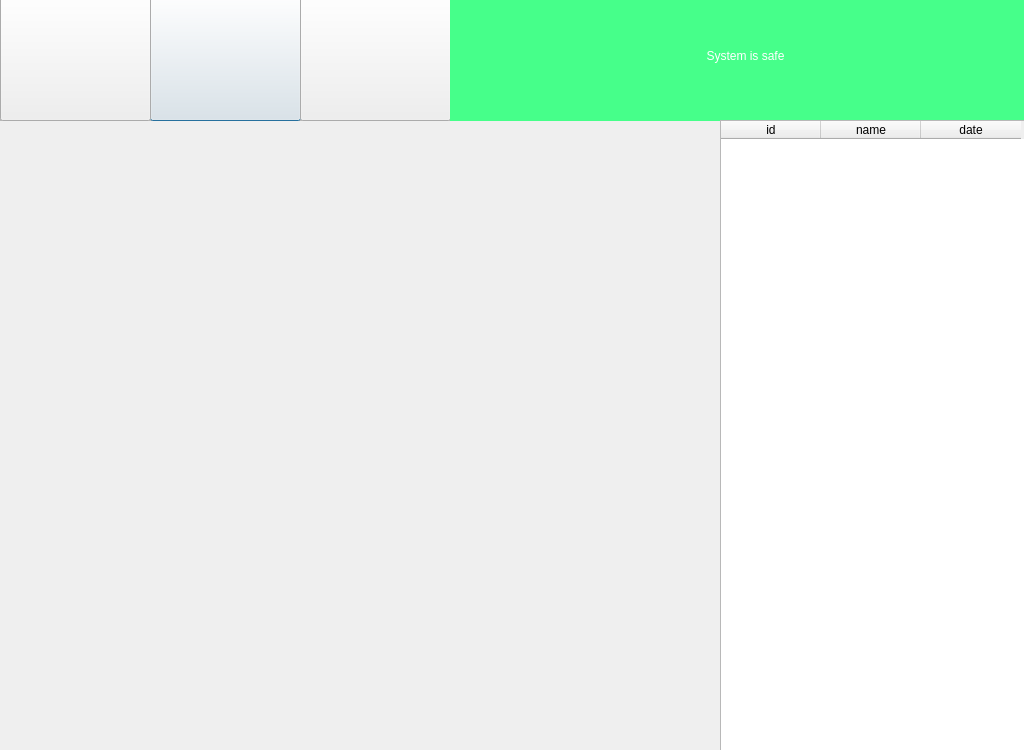
<?xml version="1.0" encoding="UTF-8"?>
<ui version="4.0">
 <class>Dialog</class>
 <widget class="QDialog" name="Dialog">
  <property name="geometry">
   <rect>
    <x>0</x>
    <y>0</y>
    <width>1024</width>
    <height>750</height>
   </rect>
  </property>
  <property name="windowTitle">
   <string>Dialog</string>
  </property>
  <widget class="QFrame" name="frame">
   <property name="geometry">
    <rect>
     <x>0</x>
     <y>-10</y>
     <width>1121</width>
     <height>131</height>
    </rect>
   </property>
   <property name="frameShape">
    <enum>QFrame::StyledPanel</enum>
   </property>
   <property name="frameShadow">
    <enum>QFrame::Raised</enum>
   </property>
   <widget class="QPushButton" name="add">
    <property name="geometry">
     <rect>
      <x>150</x>
      <y>0</y>
      <width>151</width>
      <height>131</height>
     </rect>
    </property>
    <property name="autoFillBackground">
     <bool>false</bool>
    </property>
    <property name="text">
     <string/>
    </property>
    <property name="icon">
     <iconset>
      <normaloff>assets/add-user.png</normaloff>assets/add-user.png</iconset>
    </property>
    <property name="iconSize">
     <size>
      <width>70</width>
      <height>70</height>
     </size>
    </property>
   </widget>
   <widget class="QPushButton" name="list">
    <property name="geometry">
     <rect>
      <x>300</x>
      <y>0</y>
      <width>151</width>
      <height>131</height>
     </rect>
    </property>
    <property name="autoFillBackground">
     <bool>false</bool>
    </property>
    <property name="text">
     <string/>
    </property>
    <property name="icon">
     <iconset>
      <normaloff>assets/kayit2.png</normaloff>assets/kayit2.png</iconset>
    </property>
    <property name="iconSize">
     <size>
      <width>70</width>
      <height>70</height>
     </size>
    </property>
   </widget>
   <widget class="QPushButton" name="start">
    <property name="geometry">
     <rect>
      <x>0</x>
      <y>0</y>
      <width>151</width>
      <height>131</height>
     </rect>
    </property>
    <property name="autoFillBackground">
     <bool>false</bool>
    </property>
    <property name="text">
     <string/>
    </property>
    <property name="icon">
     <iconset>
      <normaloff>assets/start.png</normaloff>assets/start.png</iconset>
    </property>
    <property name="iconSize">
     <size>
      <width>70</width>
      <height>70</height>
     </size>
    </property>
   </widget>
   <widget class="QLabel" name="state">
    <property name="geometry">
     <rect>
      <x>450</x>
      <y>0</y>
      <width>591</width>
      <height>131</height>
     </rect>
    </property>
    <property name="layoutDirection">
     <enum>Qt::LeftToRight</enum>
    </property>
    <property name="autoFillBackground">
     <bool>false</bool>
    </property>
    <property name="styleSheet">
     <string notr="true">background-color: rgb(78, 255, 75);
background-color: rgb(70, 255, 138);
color:rgb(255, 255, 255);
font: 75 14pt &quot;MS Shell Dlg 2&quot;;</string>
    </property>
    <property name="text">
     <string>System is safe</string>
    </property>
    <property name="alignment">
     <set>Qt::AlignCenter</set>
    </property>
   </widget>
  </widget>
  <widget class="QTableWidget" name="stateTable">
   <property name="geometry">
    <rect>
     <x>720</x>
     <y>120</y>
     <width>311</width>
     <height>651</height>
    </rect>
   </property>
   <column>
    <property name="text">
     <string>id</string>
    </property>
   </column>
   <column>
    <property name="text">
     <string>name</string>
    </property>
   </column>
   <column>
    <property name="text">
     <string>date</string>
    </property>
   </column>
  </widget>
  <widget class="QLabel" name="videoset">
   <property name="geometry">
    <rect>
     <x>0</x>
     <y>120</y>
     <width>721</width>
     <height>631</height>
    </rect>
   </property>
   <property name="text">
    <string/>
   </property>
   <property name="pixmap">
    <pixmap>assets/stop.png</pixmap>
   </property>
   <property name="scaledContents">
    <bool>true</bool>
   </property>
  </widget>
 </widget>
 <resources/>
 <connections/>
</ui>
